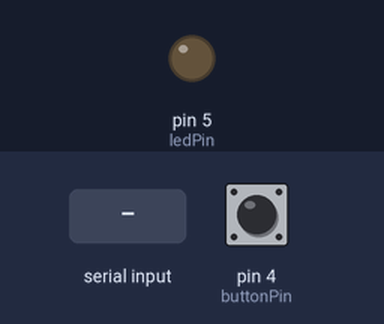
Bench run of a sketch on a simulated Arduino Uno, built with avr-gcc and run on an emulated ATmega328P. On the bench: output pins drawn as LEDs (lit = HIGH). The inputs (shaded band) are chosen by the test bench; at power-on: pin 4 (buttonPin) LOW.

Above: at 1.2 s.
1.3 s: "1\n" received over Serial
At 1.6 s:
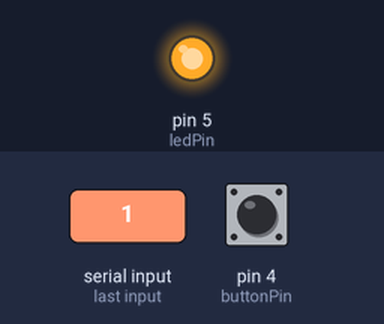
5.9 s: "0\n" received over Serial
At 6.3 s:
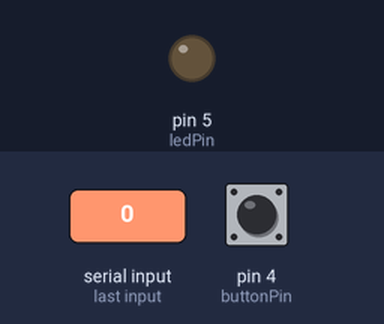
Timing chart, 0 to 8.4 s (numbered marks = the images above; inputs shaded):
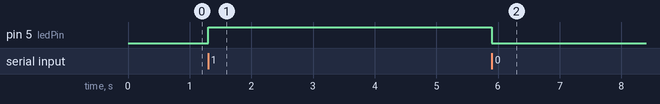

The sketch:

uno.ino
```cpp
const size_t READ_BUF_SIZE = 64;

int buttonPin = 4;
int ledPin = 5;

void processBuffer();

char readBuf[READ_BUF_SIZE];
size_t readBufOffset = 0;

void setup() {
  Serial.begin(9600);

  pinMode(buttonPin, INPUT);  // Set the button as an input
  pinMode(ledPin, OUTPUT);
}

void loop() {
   if (digitalRead(buttonPin) == HIGH) {
     Serial.println("press");
     delay(500);
   }

  while (Serial.available()) {
    if (readBufOffset < READ_BUF_SIZE) {
      char c = Serial.read();
      if (c != '\n') {
        // Add character to buffer
        readBuf[readBufOffset++] = c;
      } else {
        // End of line character found, process line
        readBuf[readBufOffset] = 0;
        processBuffer();
        readBufOffset = 0;
      }
    } else {
      readBufOffset = 0;
    }
  }
}

void turnButtonOn() {
  digitalWrite(ledPin, HIGH);
}

void turnButtonOff() {
  digitalWrite(ledPin, LOW);
}

void processBuffer() {
  int val = atoi(readBuf);

  switch(val) {
    case 1:
      turnButtonOn();
      break;
    case 0:
      turnButtonOff();
      break;
    default:
      Serial.print("read from serial: "); Serial.println(readBuf);
      break;
  }
}
```

Measured:
- after the input at 1.3 s, pin 5 (ledPin): LOW → HIGH at once
- after the input at 5.9 s, pin 5 (ledPin): HIGH → LOW at once
